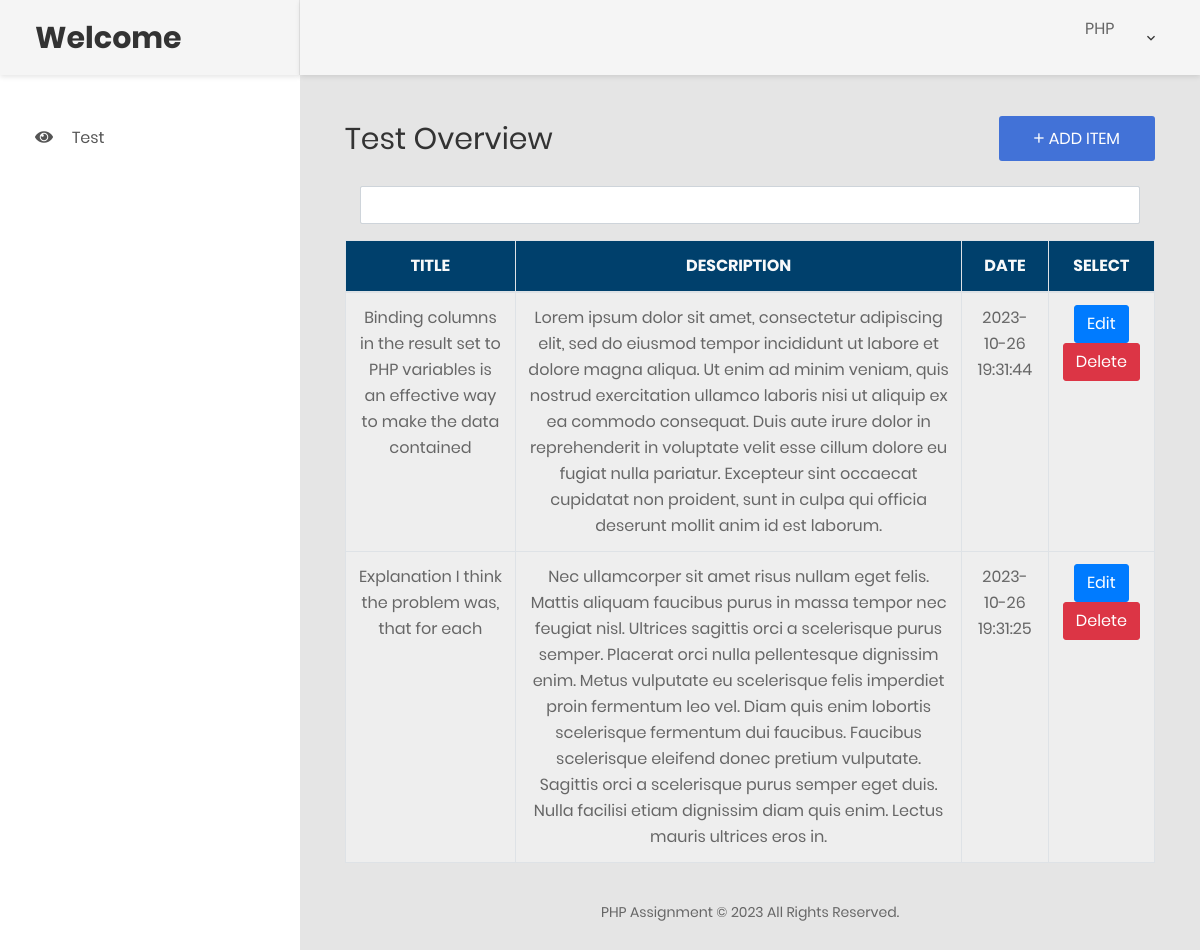
/home.php (signed in), run on the app's committed database.
### tables this page shows
CREATE TABLE `tbl_test` (
  `id` int(191) NOT NULL,
  `title` varchar(200) DEFAULT NULL,
  `description` varchar(1000) DEFAULT NULL,
  `test_date` datetime DEFAULT current_timestamp() ON UPDATE current_timestamp()
);

### home.php (the view, shortened to what this page needs)
<?php
include("include/config.php");
?>
<!DOCTYPE html>
<html lang="en">
<head>
<?php include('include/styles.php'); ?>
</head>
<body class="">
<div class="page-wrapper">
<?php include('include/header.php'); ?>
<div class="page-container">
<?php include('include/header-user.php'); ?>
<div class="main-content">
<div class="section__content section__content--p30">
<div class="container-fluid">
<div class="row">
<div class="col-md-12">
<div class="overview-wrap">
<h2 class="title-1">Test Overview</h2>
<a class="au-btn au-btn-icon au-btn--blue text-white" href="add_test.php">
<i class="zmdi zmdi-plus"></i>ADD ITEM</a>
</div>
</div>
</div>
<div class="row m-t-25">
<div class="col-lg-12">
<?php
$search_keyword = '';
$sql = 'SELECT * FROM tbl_test WHERE CONCAT(title, description) LIKE :keyword ORDER BY id DESC';
$per_page_html = '';
$start=0;
$limit=" limit " . $start . "," . ROW_PER_PAGE;
$pagination_statement = $DB->prepare($sql);
$pagination_statement->bindValue(':keyword', '%' . $search_keyword . '%', PDO::PARAM_STR);
$pagination_statement->execute();
$row_count = $pagination_statement->rowCount();
if(!empty($row_count)){
$per_page_html .= "<div class='form-group'><div class='col-sm-12'>";
$per_page_html .= "</div></div>";
}
$query = $sql.$limit;
$pdo_statement = $DB->prepare($query);
$pdo_statement->bindValue(':keyword', '%' . $search_keyword . '%', PDO::PARAM_STR);
$pdo_statement->execute();
$result = $pdo_statement->fetchAll();
?>
<form name='frmSearch' action='' method='post'>
<div class="form-group">
<div class="col-sm-12"><input type='text' name='search[keyword]' value="<?php echo $search_keyword; ?>" id='keyword' maxlength='25' class="form-control">
</div>
</div>
<table  class='table-bordered table table-hover'>
<thead>
<tr class='bg-theme text-light'>
<th class='text-center'>TITLE</th>
<th class='text-center'>DESCRIPTION</th>
<th class='text-center'>DATE</th>
<th class='text-center'>SELECT</th>
</tr>
</thead>
<tbody id='table-body'>
<?php
if(!empty($result)) {
foreach($result as $row) {
?>
<tr class='bg-theme-gray text-center'>
<td><?php echo $row['title']; ?></td>
<td><?php echo $row['description']; ?></td>
<td><?php echo $row['test_date']; ?></td>
<td><a href ='edit_test.php?id=<?php echo $row["id"] ?>' class="btn btn-primary"> Edit </a><a href ='delete_test.php?id=<?php echo $row["id"]?>' class="btn btn-danger"> Delete </a></td>
</tr>
<?php } } ?>
</tbody>
</table>
<?php echo $per_page_html; ?>
</form>
</div>
</div>
<?php include('include/footer.php'); ?>
</div>
</div>
</div>
</div>
</div>
</body>
</html>

### include/styles.php (shortened to what this page needs)
<link href="css/font-face.css" rel="stylesheet" media="all">
<link href="vendor/font-awesome-4.7/css/font-awesome.min.css" rel="stylesheet" media="all">
<link href="vendor/font-awesome-5/css/fontawesome-all.min.css" rel="stylesheet" media="all">
<link href="vendor/mdi-font/css/material-design-iconic-font.min.css" rel="stylesheet" media="all">
<link href="vendor/bootstrap-4.1/bootstrap.min.css" rel="stylesheet" media="all">
<link href="vendor/animsition/animsition.min.css" rel="stylesheet" media="all">
<link href="vendor/bootstrap-progressbar/bootstrap-progressbar-3.3.4.min.css" rel="stylesheet" media="all">
<link href="vendor/wow/animate.css" rel="stylesheet" media="all">
<link href="vendor/css-hamburgers/hamburgers.min.css" rel="stylesheet" media="all">
<link href="vendor/slick/slick.css" rel="stylesheet" media="all">
<link href="vendor/select2/select2.min.css" rel="stylesheet" media="all">
<link href="vendor/perfect-scrollbar/perfect-scrollbar.css" rel="stylesheet" media="all">
<link href="css/theme.css" rel="stylesheet" media="all">
<link href="css/custom.css" rel="stylesheet" media="all">

### include/header.php (shortened to what this page needs)
<aside class="menu-sidebar d-none d-lg-block">
            <div class="logo">
                <a href="home.php">
                   <h2>Welcome</h2>
                </a>
            </div>
            <div class="menu-sidebar__content js-scrollbar1">
                <nav class="navbar-sidebar">
                    <ul class="list-unstyled navbar__list">
                       <li>
                            <a href="home.php"><i class="fa fa-eye"></i>Test</a>
                        </li>
                    </ul>
                </nav>
            </div>
        </aside>

### include/header-user.php (shortened to what this page needs)
<header class="header-desktop">
                <div class="section__content section__content--p30">
                    <div class="container-fluid">
                        <div class="header-wrap">
                            <div class="header-button">
                                <div class="account-wrap">
                                    <div class="account-item clearfix js-item-menu">
                                        <div class="image">PHP
                                        </div>
                                        <div class="content">
                                            <a class="js-acc-btn" href="#"><?php  ?></a>
                                        </div>
                                    </div>
                                </div>
                            </div>
                        </div>
                    </div>
                </div>
            </header>

### include/footer.php
<div class="row">
<div class="col-md-12">
<div class="copyright">
<?php
echo "<p>PHP Assignment &copy ";
echo  date('Y');
echo " All Rights Reserved.</p>";
?>
</div>
</div>
</div>

### css/custom.css (style rules this page uses)
.bg-theme { background:#00406c!important; }
.bg-theme-gray { background:#eeeeee!important; }

### data on the page
tbl_test: title "Binding columns in the result set to PHP variables is an effective way to make the data contained", description "Lorem ipsum dolor sit amet, consectetur adipiscing elit, sed do eiusmod tempor incididunt ut labore et dolore magna aliqua. Ut enim ad minim veniam, quis nostrud exercitation ullamco laboris nisi ut aliquip ex ea commodo consequat. Duis aute irure dolor in reprehenderit in voluptate velit esse cillum dolore eu fugiat nulla pariatur. Excepteur sint occaecat cupidatat non proident, sunt in culpa qui officia deserunt mollit anim id est laborum.", test_date "2023-10-26 19:31:44"
tbl_test: title "Explanation I think the problem was, that for each", description "Nec ullamcorper sit amet risus nullam eget felis. Mattis aliquam faucibus purus in massa tempor nec feugiat nisl. Ultrices sagittis orci a scelerisque purus semper. Placerat orci nulla pellentesque dignissim enim. Metus vulputate eu scelerisque felis imperdiet proin fermentum leo vel. Diam quis enim lobortis scelerisque fermentum dui faucibus. Faucibus scelerisque eleifend donec pretium vulputate. Sagittis orci a scelerisque purus semper eget duis. Nulla facilisi etiam dignissim diam quis enim. Lectus mauris ultrices eros in.", test_date "2023-10-26 19:31:25"
